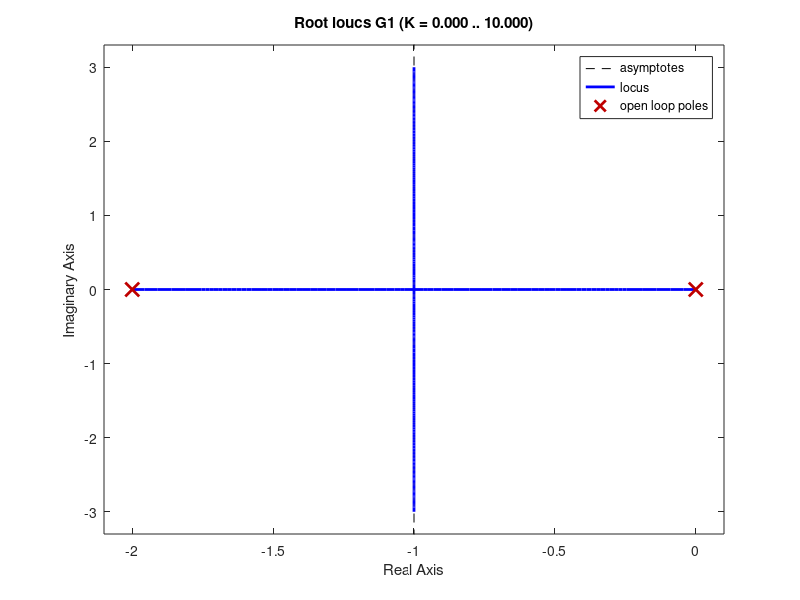
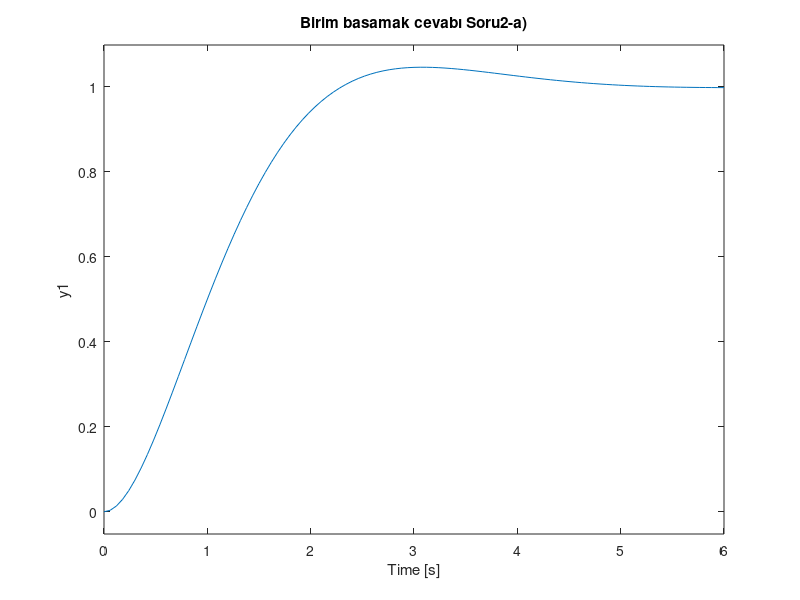
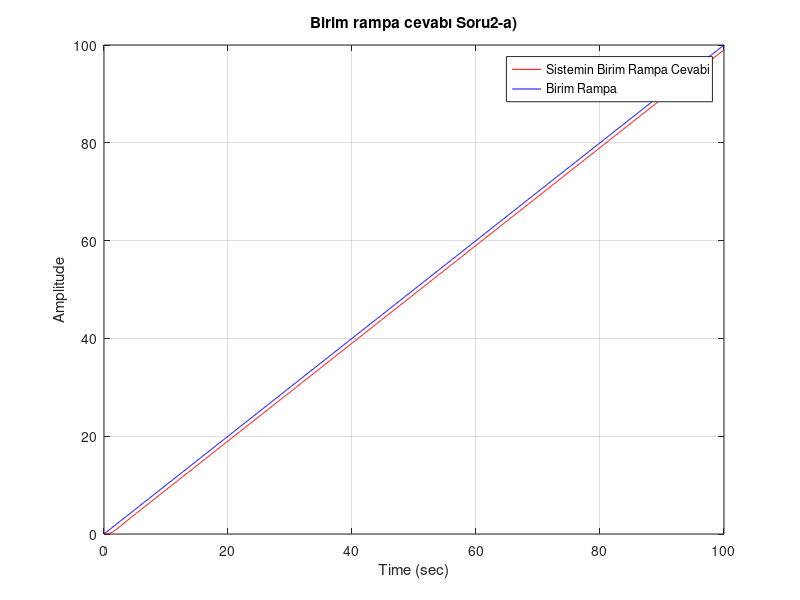
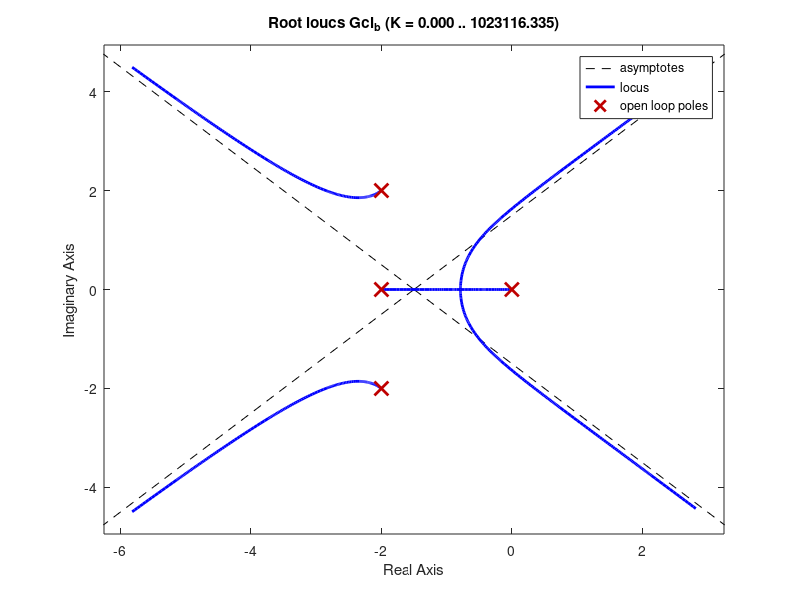

Here is the MATLAB script that generated these plots, in order: (Note: this script raises an error after producing the figures.)
%ELE515 ÖDEV2 Doruk Bilgi 221211041
close all;
clear all;
clc;
%SORU2-a)
s=tf('s');%Sürekli zaman transfer fonksiyonu "s" ifadesinin tf komutu ile tanımlanması.
G1=1/(s*(s+2));%G(s) sistemi.
%G1_stable=isstable(G1);%"isstable" komutu ile G(s) sistemi kararsiz.
rlocus(G1);%G1 için kök yer eğrisi çizdirilmesi.
grid;%grid komutu ile degerler daha net anlasilabilmektedir.
C_a=2.04;%C(S)=K (P-kontrolcü) 0.7 sönüm oranı için kapalı çevrim sistemi kararlı yapacak olan 2.04 "K" değeri rootlocus komutu yardımıyla bulunmuştur.
Gcl_a=feedback(G1*C_a,1);%Kapali cevrim sisteminin feedback komutu ile elde edilmesi ve "Gcl_a" ya kaydedilmesi. (KÇTF = C(s)*G(s)/(1+C(s)*G(s)))
%Gcl_stable=isstable(Gcl_a);%"isstable" komutu ile Gcl_a kararli(aslında sınırda kararlı.).
%figure;
%rlocus(Gcl_a);%Gcl_a için kök yer eğrisi çizdirilmesi.
%grid;
%s1,2 = -zeta*wn +- j*wn*(1-zeta^2)^(1/2)
%s1,2 = -attenuation +- wd
[wn_a,zeta_a,p_a] = damp(Gcl_a);%doğal frekans wn, sönüm oranı zeta ve kutupların damp fonksiyonu ile bulunması.
%P = pole(Gcl_a);% Gcl kutuplarının pole komutu ile bulunması.
%wn_a = sqrt(2.04); % Gcl doğal frekans bulunması. Gcl = 2.04/(s^2 + 2s+ 2.04)
%wd_a = wn_a.*sqrt(1-zeta_a.^2)*i;%sönümlü doğal frekansın bulunması.
attenuation_a = zeta_a.*wn_a;%zayıflatma değerinin bulunması.
wd_a = sqrt(attenuation_a.^2-wn_a.^2);%sönümlü doğal frekansın bulunması.
figure;
step(Gcl_a);%Kapalı çevrim sisteminin birim basamak cevabının çizdirilmesi.
title('Birim basamak cevabı Soru2-a)');%İlgili başlığın grafiğe eklenmesi.
grid;%grid komutu ile degerler daha net anlasilabilmektedir.
t = 0:0.1:100;
u = t;%Rampa fonksiyonu x(t) = t.
[y,t] = lsim(Gcl_a,u,t);%kapali cevrim sistemi birim rampa cevabini "y" degerine kaydet.
figure;
plot(t,y,'r');%Kapali cevrim birim rampa cevabini kirmizi cizdir.
hold on;
plot(t,u,'b');%Birim rampa mavi cizdir.
legend('Sistemin Birim Rampa Cevabi','Birim Rampa');%rampa fonksiyonu x(t)=t.
xlabel('Time (sec)');%x ekseni isimlendir.
ylabel('Amplitude');%y ekseni isimlendir.
title('Birim rampa cevabı Soru2-a)');%İlgili başlığın grafiğe eklenmesi.
%axis([0 25 0 25]);%Grafigin anlasilabilmesi icin gerekli eksen limitlerinin ayarlanmasi.
grid;%grid komutu ile degerler daha net anlasilabilmektedir.

%SORU2-b)
%"G1" sisteminin kok yer egrisi incelendiginde kapali cevrim sisteminin
%kutuplari -2+-2j'de olabilecek bir P-Kontrolcu (C(s) = K) tasarlanamaz,
%belirtilen kutuplar "G1" sisteminin kok yer egrisi uzerinde degildir. Bu
%tasarim "faz ilerletici" (Lead Compansator) kontrol yontemi kullanilarak yapilabilir.
%sisotool(G1);%Yeni bir "C" kontrolcu blogunun "sisotool" ile -2+-2j'de kutuplar olacak sekilde ayarlanarak blogun transfer fonksiyonunun export edilmesi.
C_b = 0.0014544/(s^2 + 4*s + 8);%export edilen transfer fonksiyou "C"' nin "C_b" degiskenine kaydedilmesi. 
Gcl_b=feedback(G1*C_b,1);%Kapali cevrim sisteminin feedback komutu ile elde edilmesi ve "Gcl_b" ye kaydedilmesi. (KÇTF = C(s)*G(s)/(1+C(s)*G(s)))
figure;
rlocus(Gcl_b);%"Gcl_b" için yeni kök yer eğrisinin çizdirilmesi.
grid;
%figure;
%pzmap(Gcl_b);%"pzmap" komutu ile de kutuplarin -2+-2j'de oldugu gozlemlenmistir. 
%newP=pole(Gcl_b);%"Gcl"nin yeni kutuplarinin "newP" degiskenine kaydedilmesi.
[wn_b,zeta_b,p_b] = damp(Gcl_b);%doğal frekans wn_b, sönüm oranı zeta_b ve kutupların damp fonksiyonu ile bulunması.
attenuation_b = zeta_b.*wn_b;%zayıflatma değerinin bulunması.
wd_b = sqrt(attenuation_b.^2-wn_b.^2);%sönümlü doğal frekansın bulunması.
figure;
step(Gcl_b);%Kapalı çevrim sisteminin birim basamak cevabının çizdirilmesi.
title('Birim basamak cevabı Soru2-b)');%İlgili başlığın grafiğe eklenmesi.
grid;%grid komutu ile degerler daha net anlasilabilmektedir.
t = 0:0.1:10e3;%zaman ekseninin ayarlanmasi. ess'nin daha rahat gozlemlenebilmesi icin 10e3 secilmistir.
u = t;%rampa fonksiyonu x(t)=t.
[y,t] = lsim(Gcl_b,u,t);%kapali cevrim sistemi birim rampa cevabini "y" degerine kaydet.
figure;
plot(t,y,'r');%Kapali cevrim birim rampa cevabini kirmizi cizdir.
hold on;
plot(t,u,'b');%Birim rampa mavi cizdir.
legend('Sistemin Birim Rampa Cevabi','Birim Rampa');%Egrilerin isimlendirilmesi.
xlabel('Time (sec)');%x ekseninin isimlendirilmesi.
ylabel('Amplitude');%y ekseninin isimlendirilmesi.
title('Birim rampa cevabı Soru2-b)');%İlgili başlığın grafiğe eklenmesi.
%axis([0 4500 0 4500]);%Grafigin anlasilabilmesi icin gerekli eksen limitlerinin ayarlanmasi.
grid;%grid komutu ile degerler daha net anlasilabilmektedir.

%SORU2-c)
%e(inf)=1/Kv=0.1 isteniyor. s*G(s)'nin s, 0'a giderken ki limiti K/2'dir ve
%buradan da K yani P-kontrolcu 20 degerinde secilecek olursa birim rampa
%referans takip hatasi 0.1 olmaktadir fakat soruda bu degerin 0.1'den
%kucuk olmasi ve zeta degerinin 0.7 olmasi istenmektedir. "a" seceneginde
%zeta = 0.7 icin K degeri 2.04 olarak kok yer egrisinden bulunmustu fakat
%bu durumda sistemin birim rampa referans takip hatasi "1" olarak
%hesaplanmaktadir. Bu degerin zeta=0.7 degeri ile birlikte 0.1'den kucuk
%secilebilmesi P-kontrolcu ile mumkun degildir. Bu durumda "faz geriletici"
%kontrolor kullanilmalidir. C(s) = K yerine C(s) = K*(s+z)/(s+p) tipinde bir 
%kontrolcu secilmeli. zeta=0.7'yi degistirmeden ess=1 degerini ess=0.01(0.1'den kucuk)
%1/100 katina getirme islemi yapilmalidir. ess=1/Kv=0.01 isleminden Kv'nin
%100 katına çıkması gerektigi hesaplanmistir. -p=-0.001 ve -z=(100)*-p=-0.1 değerleri seçilmeli, K = 2.04
%degerini degistirmeden zeta=0.7'yi saglayacak sekilde C(s)=2.04*(s+0.1)/(s+0.001) kontrolcu kullanabiliriz.

% C_c = 20;%Bu asamada K=20 degeri icin birim rampa referans takip hatasi incelenmektedir. Takip hatasi 0.1'den kucuktur fakat zeta 0.7 degildir.
% Gcl_c = feedback(G1*C_c,1);
% t = 0:0.1:100;%zaman ekseninin ayarlanmasi(0.1 adim araliklari ile "ess" rahatlikla gorulebilmektedir).
% u = t;%rampa fonksiyonu x(t)=t.
% [y,t] = lsim(Gcl_c,u,t);%kapali cevrim sistemi birim rampa cevabini "y" degerine kaydet.
% figure;
% plot(t,y,'r');%Birim rampa kirmizi cizdir.
% hold on;
% plot(t,u,'b');%Birim rampa mavi cizdir.
% legend('Sistemin Birim Rampa Cevabi','Birim Rampa');%Egrilerin isimlendirilmesi.
% xlabel('Time (sec)');%x ekseninin isimlendirilmesi.
% ylabel('Amplitude');%y ekseninin isimlendirilmesi.
% title('Birim Rampa Referans Takip Hatasi Analizi K = 20, ess = 0.1, zeta =/ 0.7');%Ilgili basligin grafige eklenmesi.
% grid;
% 
% C_c = 2.04;%Bu asamada K=2.04 degeri icin birim rampa referans takip hatasi incelenmektedir. 
% Gcl_c = feedback(G1*C_c,1);
% t = 0:1:100;%zaman ekseninin ayarlanmasi(1 adim araliklari ile "ess" rahatlikla gorulebilmektedir).
% u = t;%rampa fonksiyonu x(t)=t.
% [y,t] = lsim(Gcl_c,u,t);%kapali cevrim sistemi birim rampa cevabini "y" degerine kaydet.
% figure;
% plot(t,y,'r');%Birim rampa kirmizi cizdir.
% hold on;
% plot(t,u,'b');%Birim rampa mavi cizdir.
% legend('Sistemin Birim Rampa Cevabi','Birim Rampa');%Egrilerin isimlendirilmesi.
% xlabel('Time (sec)');%x ekseninin isimlendirilmesi.
% ylabel('Amplitude');%y ekseninin isimlendirilmesi.
% title('Birim Rampa Referans Takip Hatasi Analizi K = 2.04, ess= 1, zeta = 0.7');%Ilgili basligin grafige eklenmesi.
% grid;

C_c = 2.04*(s+0.1)/(s+0.001);%Bu asamada C(s)=2.04*(s+0.5)/(s+0.005) icin birim rampa referans takip hatasi incelenmektedir. 
Gcl_c = feedback(G1*C_c,1);%Kapali cevrim sisteminin feedback komutu ile elde edilmesi ve "Gcl" ye kaydedilmesi. (KÇTF = C(s)*G(s)/(1+C(s)*G(s)))
figure;
step(Gcl_c);%Kapalı çevrim sisteminin birim basamak cevabının çizdirilmesi.
title('Birim basamak cevabı Soru2-c');
%isstable(Gcl_c); %Kapali cevrim kararli
%figure;
%rlocus(Gcl_c);
%grid;
[wn_c,zeta_c,p_c] = damp(Gcl_c);%doğal frekans wn_c, sönüm oranı zeta_c ve kutupların damp fonksiyonu ile bulunması.
attenuation_c = zeta_c.*wn_c;%zayıflatma değerinin bulunması.
wd_c = sqrt(attenuation_c.^2-wn_c.^2);%sönümlü doğal frekansın bulunması.
t = 0:0.01:100;%zaman ekseninin ayarlanmasi(0.01 adim araliklari ile "ess" rahatlikla gorulebilmektedir).
u = t;%rampa fonksiyonu x(t)=t.
[y,t] = lsim(Gcl_c,u,t);%kapali cevrim sistemi birim rampa cevabini "y" degerine kaydet.
figure;
plot(t,y,'r');%Kapali cevrim birim rampa cevabini kirmizi cizdir.
hold on;
plot(t,u,'b');%Birim rampa mavi cizdir.
legend('Sistemin Birim Rampa Cevabi','Birim Rampa');%Egrilerin isimlendirilmesi.
xlabel('Time (sec)');%x ekseninin isimlendirilmesi.
ylabel('Amplitude');%y ekseninin isimlendirilmesi.
title('Birim Rampa Cevabı C(s) = 2.04*(s+0.1)/(s+0.001), ess= 0.01, zeta = 0.7 Soru 2-c)');%Ilgili basligin grafige eklenmesi.
grid;

%SORU2-d)
G2=1/(s*(s-1));%G(s) sisteminin tanımlanması.
%G2_stable=isstable(G2);%"isstable" komutu ile G(s) sistemi kararsiz.
figure;
rlocus(G2);%G2 için kök yer eğrisi çizdirilmesi.
grid;
%Kararlı yapılamıyor sistem kararsız. Sistemin kutupları sanal eksenin sağında bulunmaktadır.
C_d=5;%K=1. Direkt olarak G(s)nin kapalı cevrim sistemi oluşturulmuştur ve bu sistemin birim basamak/rampa cevabı çizdirilmiştir.
Gcl_d=feedback(G2*C_d,1);%Kapali cevrim sisteminin "feedback" komutu ile elde edilmesi ve "Gcl_d" ye kaydedilmesi. (KÇTF = G(s)/(1+G(s)))
%Gcl_d_stable=isstable(Gcl_d);%"isstable" komutu ile Gcl_d "kararsiz".
%Kapali cevrim sistemini kararli yapacak ve sonum orani 0.7 olacak sekilde
%bir P-kontrolcu tasarlanamaz. G(s)'nin s=1'de kutubu vardır. Sistem kararsızdır. Dolayısıyla zeta < 0 'dır. Kapali cevrim sisteminin kok yer egrisi
%incelendiginde -0.7 sonum orani icin -0.51 kazanc degeri P-kontrolcu olarak
%denenmistir fakat elde edilen kapali cevrim sistemi yine kararsizdir. 0.51 P-
%kontrolcu ile 0.7 sonum oraninda kapali cevrim sistemi kararli
%yapilamamaktadir. Bu tasarım P-kontrolcü ile yapılamaz.
%(KÇTF = G(s)/(1+G(s)))'nin birim basamak ve rampa cevabının çizdirilmesi.
figure;
step(Gcl_d);%Kapalı çevrim sisteminin birim basamak cevabının çizdirilmesi.
title('Birim basamak cevabı Soru2-d)');%Ilgili başlığın grafiğe eklenmesi.
grid;%grid komutu ile degerler daha net anlasilabilmektedir.
t = 0:0.1:100;%zaman ekseninin ayarlanmasi.
u = t;%rampa fonksiyonu x(t)=t.
[y,t] = lsim(Gcl_d,u,t);%kapali cevrim sistemi birim rampa cevabini "y" degerine kaydet.
figure;
plot(t,y,'r');%Kapalı çevrim sistemi birim rampa cevabı kirmizi cizdir.
ylim([0 100]);
hold on;
plot(t,u,'b');%Birim rampa mavi cizdir.
legend('Sistemin Birim Rampa Cevabi','Birim Rampa');%Egrilerin isimlendirilmesi.
xlabel('Time (sec)');%x ekseninin isimlendirilmesi.
ylabel('Amplitude');%y ekseninin isimlendirilmesi.
title('Birim rampa cevabı Soru2-d)');%Ilgili basligin grafige eklenmesi.
grid;

%SORU2-e)
%"G2" sisteminin kok yer egrisi incelendiginde kapali cevrim sisteminin
%kutuplari -2+-2j'de olabilecek bir P-Kontrolcu (C(s) = K) tasarlanamaz,
%belirtilen kutuplar "G2" sisteminin kok yer egrisi uzerinde degildir.
%"faz ilerletici" (Lead Compansator) kontrol yontemi kullanilarak
%egrinin belirtilen noktalardan gecme islemi saglanmis olsa da bu asamada
%"G2"nin imajiner eksenin saginda(s=1) kutubu olmasi sebebiyle kapali
%cevrim sistemi kararli hale getirilememektedir, sistemde noktaklar eğri üzerinde olsa bile sistem kararsızdır. "sisotool" ile kapali cevrim 
%sisteminin kok yer egrisinin bu noktalardan gececek sekilde ve sönüm oranı 0.7 olacak şekilde C(s)=0.0007569/(s^2 + 4*s + 8)
%tasarlanmistir fakat kapali cevrim sistemi kararli hale getirilememektedir.
%(Compansator tasarimina Real-zero eklenerek +1 noktasindaki kutup
%giderilmeye calisilmistir ve aynı zamanda bu duruma ek olarak eğrinin istenilen
%noktalardan geçmesi için C(s)=0.000841*(s-1)/(s^2 + 4*s + 8)
%tasarlanmıştır fakat sistem yine kararlı hale getirilememiştir.
%sisotool(G2);%Yeni bir "C" kontrolcu blogunun "sisotool" ile -2+-2j'de kutuplar olacak sekilde ayarlanarak blogun transfer fonksiyonunun export edilmesi.
C_e = 0.0007569/(s^2 + 4*s + 8);%export edilen transfer fonksiyou "C"' nin "C_e" degiskenine kaydedilmesi. 
Gcl_e=feedback(G2*C_e,1);%Kapali cevrim sisteminin feedback komutu ile elde edilmesi ve "Gcl_e" ye kaydedilmesi. (KÇTF = C(s)*G(s)/(1+C(s)*G(s)))
figure;
rlocus(Gcl_e);%"Gcl_e" için yeni kök yer eğrisinin çizdirilmesi.
grid;
%Sistemin istenilen eğrilerden geçebildiği fakat kararlı hale
%getirilemediği C(s) = 0.0007569/(s^2 + 4*s + 8)'ye göre
%tasarlanmış kapalı çevrim sisteminin birim basamak/rampa cevapları incelendiğinde anlaşılmkatadır. 
figure;
step(Gcl_e);%Kapalı çevrim sisteminin birim basamak cevabının çizdirilmesi.
xlim([0 100]);%x ekseni icin kisitlama.
title('Birim basamak cevabı Soru2-e)');%İlgili başlığın grafiğe eklenmesi.
grid;%grid komutu ile degerler daha net anlasilabilmektedir.
t = 0:0.1:100;%zaman ekseninin ayarlanmasi(0.01 adim araliklari ile "ess" rahatlikla gorulebilmektedir).
u = t;%rampa fonksiyonu x(t)=t.
[y,t] = lsim(Gcl_e,u,t);%kapali cevrim sistemi birim rampa cevabini "y" degerine kaydet.
figure;
plot(t,y,'r');%Kapali cevrim birim rampa cevabini kirmizi cizdir.
hold on;
plot(t,u,'b');%Birim rampa mavi cizdir.
ylim([0 100]);%y ekseni icin kisitlama.
legend('Sistemin Birim Rampa Cevabi','Birim Rampa');%Egrilerin isimlendirilmesi.
xlabel('Time (sec)');%x ekseninin isimlendirilmesi.
ylabel('Amplitude');%y ekseninin isimlendirilmesi.
title('Birim rampa cevabı Soru2-e)');%İlgili başlığın grafiğe eklenmesi.
grid;%grid komutu ile degerler daha net anlasilabilmektedir.

C_e = 0.000841*(s-1)/(s^2 + 4*s + 8);%export edilen transfer fonksiyou "C"' nin "C_e" degiskenine kaydedilmesi. 
Gcl_e=feedback(G2*C_e,1);%Kapali cevrim sisteminin feedback komutu ile elde edilmesi ve "Gcl_e" ye kaydedilmesi. (KÇTF = C(s)*G(s)/(1+C(s)*G(s)))
figure;
rlocus(Gcl_e);%"Gcl_e" için yeni kök yer eğrisinin çizdirilmesi.
grid;
%Sistemin istenilen eğrilerden geçebildiği fakat kararlı hale
%getirilemediği C(s) = 0.0007569/(s^2 + 4*s + 8)'ye göre
%tasarlanmış kapalı çevrim sisteminin birim basamak/rampa cevapları incelendiğinde anlaşılmkatadır. 
figure;
step(Gcl_e);%Kapalı çevrim sisteminin birim basamak cevabının çizdirilmesi.
xlim([0 100]);%x ekseni icin kisitlama.
title('Birim basamak cevabı Soru2-e)');%İlgili başlığın grafiğe eklenmesi.
grid;%grid komutu ile degerler daha net anlasilabilmektedir.
t = 0:0.1:100;%zaman ekseninin ayarlanmasi(0.01 adim araliklari ile "ess" rahatlikla gorulebilmektedir).
u = t;%rampa fonksiyonu x(t)=t.
[y,t] = lsim(Gcl_e,u,t);%kapali cevrim sistemi birim rampa cevabini "y" degerine kaydet.
figure;
plot(t,y,'r');%Kapali cevrim birim rampa cevabini kirmizi cizdir.
hold on;
plot(t,u,'b');%Birim rampa mavi cizdir.
ylim([0 100]);%y ekseni icin kisitlama.
legend('Sistemin Birim Rampa Cevabi','Birim Rampa');%Egrilerin isimlendirilmesi.
xlabel('Time (sec)');%x ekseninin isimlendirilmesi.
ylabel('Amplitude');%y ekseninin isimlendirilmesi.
title('Birim rampa cevabı Soru2-e)');%İlgili başlığın grafiğe eklenmesi.
grid;%grid komutu ile degerler daha net anlasilabilmektedir.


%SORU2-f)
%d) şıkkında da bahsedildiği üzere kapali cevrim sistemini kararli yapacak ve sonum orani 0.7 olacak sekilde
%bir P-kontrolcu tasarlanamaz. G(s)'nin s=1'de kutubu vardır. Sistem kararsızdır. Dolayısıyla zeta < 0 'dır. Kapali cevrim sisteminin kok yer egrisi
%incelendiginde -0.7 sonum orani icin -0.51 kazanc degeri P-kontrolcu olarak
%denenmistir fakat elde edilen kapali cevrim sistemi yine kararsizdir. 0.51 P-
%kontrolcu ile 0.7 sonum oraninda kapali cevrim sistemi kararli
%yapilamamaktadir. Bu tasarım P-kontrolcü ile yapılamaz. 
%Sorunun c) şıkkında kullanılan faz geriletici kontrolcüsüne benzer bir faz geriletici kontrolcü C(s)=0.51*(s+0.1)/(s+0.001)  
%f) şıkkı için denenmiş olup, kapalı çevrim sisteminin birim basamak/rampa
%cevapları incelenmiştir. Sonuç olarak P kontrolcu, faz ilerletici veya faz geriletici kontrolculer ile bu kapali
%cevrim sistemi kararli yapilamaz. 

%P kontrolcü ile bu tasarımın yapılamadığı açıktır.
C_f = 0.51;%Bu asamada K=0.51 degeri icin birim rampa referans takip hatasi incelenmektedir.(Kök yer eğrisi incelendiğinde K=0.51 değeri zeta = -0.7'ye göre seçilmiştir.) 
Gcl_f = feedback(G2*C_f,1);
figure;
step(Gcl_f);%Kapalı çevrim sisteminin birim basamak cevabının çizdirilmesi.
t = 0:0.1:100;%zaman ekseninin ayarlanmasi.
u = t;%rampa fonksiyonu x(t)=t.
[y,t] = lsim(Gcl_f,u,t);%kapali cevrim sistemi birim rampa cevabini "y" degerine kaydet.
figure;
plot(t,y,'r');%Kapalı çevrim sistemi birim rampa cevabı kirmizi cizdir.
ylim([0 100]);
hold on;
plot(t,u,'b');%Birim rampa mavi cizdir.
legend('Sistemin Birim Rampa Cevabi','Birim Rampa');%Egrilerin isimlendirilmesi.
xlabel('Time (sec)');%x ekseninin isimlendirilmesi.
ylabel('Amplitude');%y ekseninin isimlendirilmesi.
title('Birim Rampa Referans Takip Hatasi Analizi (C(s)=0.51)');%Ilgili basligin grafige eklenmesi.
grid;
%Faz geriletici kontrolcü ile yapılamadığı açıktır.
C_f = 0.51*(s+0.1)/(s+0.001);%Bu asamada C(s)=0.51*(s+0.1)/(s+0.001) icin birim rampa referans takip hatasi incelenmektedir. 
Gcl_f = feedback(G2*C_f,1);%Kapali cevrim sisteminin feedback komutu ile elde edilmesi ve "Gcl" ye kaydedilmesi. (KÇTF = C(s)*G(s)/(1+C(s)*G(s)))
figure;
step(Gcl_f);%Kapalı çevrim sisteminin birim basamak cevabının çizdirilmesi.
%isstable(Gcl_f); %Kapali cevrim kararsız.
t = 0:0.01:100;%zaman ekseninin ayarlanmasi(0.01 adim araliklari ile "ess" rahatlikla gorulebilmektedir).
u = t;%rampa fonksiyonu x(t)=t.
[y,t] = lsim(Gcl_f,u,t);%kapali cevrim sistemi birim rampa cevabini "y" degerine kaydet.
figure;
plot(t,y,'r');%Kapali cevrim birim rampa cevabini kirmizi cizdir.
ylim([0 100]);
hold on;
plot(t,u,'b');%Birim rampa mavi cizdir.
legend('Sistemin Birim Rampa Cevabi','Birim Rampa');%Egrilerin isimlendirilmesi.
xlabel('Time (sec)');%x ekseninin isimlendirilmesi.
ylabel('Amplitude');%y ekseninin isimlendirilmesi.
title('Birim Rampa Referans Takip Hatasi Analizi (C(s)=0.51*(s+0.1)/(s+0.001))');%Ilgili basligin grafige eklenmesi.
grid;

%SORU2-g)
%b şıkkı için faz ilerletici bir kontrolcü tasarlamak için aşağıdaki
%komutlar kullanılmıştır.
G = 1/(s*(s+2));%G1 sistemi.
p = -2+2j;%Kapalı çevrim sistemi kutuplarından birinin olması istenen yer.
C = fazIlerletici01(G, p);%fazIlerletici01 fonksiyonu kullanımı.
Gcl_g=feedback(C*G,1);%Kapalı çevrim sisteminin oluşturulması.
figure;
rlocus(Gcl_g);%Kapalı çevrim sistemi için kök yer eğrisinin çizdirilmesi.
%zetanın p1,2 = -zeta*wn +- j*wn*(1-zeta^2)^(1/2) formülünden hesaplanması.
x = -real(p);
y = imag(p);
wn = sqrt(y^2 + x^2);
zeta = x/wn;
grid;
hold on;
%p1 ve sönüm oranı zetanın kök yer eğrisi üzerinde gösterilmesi.
n = 0:1:160; m = n*sqrt(zeta^2/(1-zeta^2));
plot (-m,n,'--');
plot (-x,y,'rd');
%SORU2-g) için ders videosundaki sistem için fonksiyonun kullanılması.
G = 4/(s*(s+2));%G2 sistemi.
p = -2+2*sqrt(3)*1i;%Kapalı çevrim sistemi kutuplarından birinin olması istenen yer.
C = fazIlerletici01(G, p);%fazIlerletici01 fonksiyonu kullanımı.
Gcl_g=feedback(C*G,1);%Kapalı çevrim sisteminin oluşturulması.
figure;
rlocus(Gcl_g);%Kapalı çevrim sistemi için kök yer eğrisinin çizdirilmesi.
%zetanın p1,2 = -zeta*wn +- j*wn*(1-zeta^2)^(1/2) formülünden hesaplanması.
x = -real(p); 
y = imag(p);
wn = sqrt(y^2 + x^2);
zeta = x/wn;
grid;
hold on;
%p1 ve sönüm oranı zetanın kök yer eğrisi üzerinde gösterilmesi.
n = 0:1:160; m = n*sqrt(zeta^2/(1-zeta^2));
plot (-m,n,'--');
plot (-x,y,'rd');
%SORU2-g) için başka bir örnek.
G = 7/(s*(s+1));%G3 sistemi.
p = -1+4.3i;%Kapalı çevrim sistemi kutuplarından birinin olması istenen yer.
C = fazIlerletici01(G, p);%fazIlerletici01 fonksiyonu kullanımı.
Gcl_g=feedback(C*G,1);%Kapalı çevrim sisteminin oluşturulması.
figure;
rlocus(Gcl_g);%Kapalı çevrim sistemi için kök yer eğrisinin çizdirilmesi.
%zetanın p1,2 = -zeta*wn +- j*wn*(1-zeta^2)^(1/2) formülünden hesaplanması.
x = -real(p); 
y = imag(p);
wn = sqrt(y^2 + x^2);
zeta = x/wn;
grid;
hold on;
%p1 ve sönüm oranı zetanın kök yer eğrisi üzerinde gösterilmesi.
n = 0:1:160; m = n*sqrt(zeta^2/(1-zeta^2));
plot (-m,n,'--');
plot (-x,y,'rd');
%SORU2-g) için hatalı kullanımlara birer örnek.
% G = 1/(s*(s-1));%G3 sistemi.
% p = -2+2i;%Kapalı çevrim sistemi kutuplarından birinin olması istenen yer.
% C = fazIlerletici01(G, p);%fazIlerletici01 fonksiyonu kullanımı.
% G = 1/(s*(s+1));%G3 sistemi.
% p = 10+2i;%Kapalı çevrim sistemi kutuplarından birinin olması istenen yer.
% C = fazIlerletici01(G, p);%fazIlerletici01 fonksiyonu kullanımı.

%SORU2-h)
%c şıkkı için faz geriletici bir kontrolcü tasarlamak için aşağıdaki
%komutlar kullanılmıştır.
G = 1/(s*(s+2));
ess_d = 0.01;
p = -1+1.02j;% "G" sisteminin kök yer eğrisi üzerinden 0.7 sönüm oranına denk gelecek şekilde kutup seçilmesi. Kontrolcü kazancı 2.04 olacaktır.
C=fazGeriletici01(G,p,ess_d);
Gcl_h = feedback(C*G,1);
t = 0:0.01:100;%zaman ekseninin ayarlanmasi(0.01 adim araliklari ile "ess" rahatlikla gorulebilmektedir).
u = t;%rampa fonksiyonu x(t)=t.
[y,t] = lsim(Gcl_h,u,t);%kapali cevrim sistemi birim rampa cevabini "y" degerine kaydet.
figure;
plot(t,y,'r');%Kapali cevrim birim rampa cevabini kirmizi cizdir.
hold on;
plot(t,u,'b');%Birim rampa mavi cizdir.
legend('Sistemin Birim Rampa Cevabi','Birim Rampa');%Egrilerin isimlendirilmesi.
xlabel('Time (sec)');%x ekseninin isimlendirilmesi.
ylabel('Amplitude');%y ekseninin isimlendirilmesi.
title('Birim Rampa Cevabı 2-h)');%Ilgili basligin grafige eklenmesi.
grid;
%SORU2-h) için başka bir örnek.
G = 8/(s*(s+10));
ess_d = 0.2;
p = -10+4j;
C=fazGeriletici01(G,p,ess_d);
Gcl_h = feedback(C*G,1);
t = 0:0.01:100;%zaman ekseninin ayarlanmasi(0.01 adim araliklari ile "ess" rahatlikla gorulebilmektedir).
u = t;%rampa fonksiyonu x(t)=t.
[y,t] = lsim(Gcl_h,u,t);%kapali cevrim sistemi birim rampa cevabini "y" degerine kaydet.
figure;
plot(t,y,'r');%Kapali cevrim birim rampa cevabini kirmizi cizdir.
hold on;
plot(t,u,'b');%Birim rampa mavi cizdir.
legend('Sistemin Birim Rampa Cevabi','Birim Rampa');%Egrilerin isimlendirilmesi.
xlabel('Time (sec)');%x ekseninin isimlendirilmesi.
ylabel('Amplitude');%y ekseninin isimlendirilmesi.
title('Birim Rampa Cevabı 2-h)');%Ilgili basligin grafige eklenmesi.
grid;
%SORU2-h) için başka bir örnek.
G = 1/(s*(s+2));
ess_d = 0.89;
p = -1+1j;
C=fazGeriletici01(G,p,ess_d);
Gcl_h = feedback(C*G,1);
t = 0:0.01:100;%zaman ekseninin ayarlanmasi(0.01 adim araliklari ile "ess" rahatlikla gorulebilmektedir).
u = t;%rampa fonksiyonu x(t)=t.
[y,t] = lsim(Gcl_h,u,t);%kapali cevrim sistemi birim rampa cevabini "y" degerine kaydet.
figure;
plot(t,y,'r');%Kapali cevrim birim rampa cevabini kirmizi cizdir.
hold on;
plot(t,u,'b');%Birim rampa mavi cizdir.
legend('Sistemin Birim Rampa Cevabi','Birim Rampa');%Egrilerin isimlendirilmesi.
xlabel('Time (sec)');%x ekseninin isimlendirilmesi.
ylabel('Amplitude');%y ekseninin isimlendirilmesi.
title('Birim Rampa Cevabı 2-h)');%Ilgili basligin grafige eklenmesi.
grid;
%SORU2-h) için hatalı kullanımlara birer örnek.
G = 1/(s*(s-1));%G3 sistemi.
p = -2+2i;%Kapalı çevrim sistemi kutuplarından birinin olması istenen yer.
ess_d = 0.01;
C = fazGeriletici01(G, p, ess_d);%fazIlerletici01 fonksiyonu kullanımı.
% G = 1/(s*(s+1));%G3 sistemi.
% p = 10+2i;%Kapalı çevrim sistemi kutuplarından birinin olması istenen yer.
% ess_d = 0.01;
% C = fazGeriletici01(G, p, ess_d);%fazIlerletici01 fonksiyonu kullanımı.